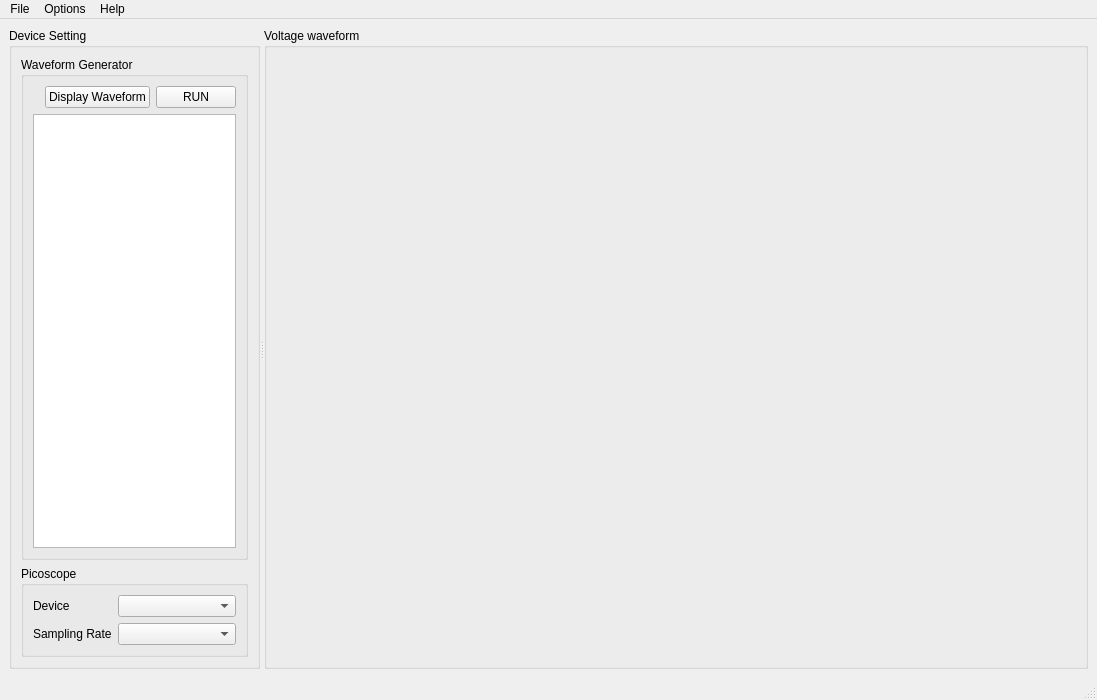
<?xml version="1.0" encoding="UTF-8"?>
<ui version="4.0">
 <class>MainWindow</class>
 <widget class="QMainWindow" name="MainWindow">
  <property name="geometry">
   <rect>
    <x>0</x>
    <y>0</y>
    <width>841</width>
    <height>601</height>
   </rect>
  </property>
  <property name="windowTitle">
   <string>Voltage generation tool</string>
  </property>
  <widget class="QWidget" name="centralwidget">
   <layout class="QHBoxLayout" name="horizontalLayout">
    <item>
     <widget class="QSplitter" name="splitter">
      <property name="sizePolicy">
       <sizepolicy hsizetype="Expanding" vsizetype="Expanding">
        <horstretch>0</horstretch>
        <verstretch>0</verstretch>
       </sizepolicy>
      </property>
      <property name="orientation">
       <enum>Qt::Horizontal</enum>
      </property>
      <widget class="QGroupBox" name="groupBox_WaveformSettings">
       <property name="title">
        <string>Device Setting</string>
       </property>
       <layout class="QVBoxLayout" name="verticalLayout_2">
        <item>
         <layout class="QGridLayout" name="gridLayout_3">
          <item row="0" column="0">
           <widget class="QGroupBox" name="groupBox_waveform">
            <property name="title">
             <string>Waveform Generator</string>
            </property>
            <layout class="QGridLayout" name="gridLayout_2">
             <item row="0" column="0">
              <layout class="QGridLayout" name="gridLayout">
               <item row="0" column="3">
                <widget class="QPushButton" name="pushButton_2">
                 <property name="sizePolicy">
                  <sizepolicy hsizetype="Fixed" vsizetype="Fixed">
                   <horstretch>0</horstretch>
                   <verstretch>0</verstretch>
                  </sizepolicy>
                 </property>
                 <property name="text">
                  <string>RUN</string>
                 </property>
                </widget>
               </item>
               <item row="0" column="2">
                <widget class="QPushButton" name="pushButton">
                 <property name="sizePolicy">
                  <sizepolicy hsizetype="Fixed" vsizetype="Fixed">
                   <horstretch>0</horstretch>
                   <verstretch>0</verstretch>
                  </sizepolicy>
                 </property>
                 <property name="text">
                  <string>Display Waveform</string>
                 </property>
                </widget>
               </item>
               <item row="1" column="0" rowspan="2" colspan="4">
                <widget class="QColumnView" name="columnView"/>
               </item>
              </layout>
             </item>
            </layout>
           </widget>
          </item>
          <item row="1" column="0">
           <widget class="QGroupBox" name="groupBox_picoscope">
            <property name="sizePolicy">
             <sizepolicy hsizetype="Expanding" vsizetype="Fixed">
              <horstretch>0</horstretch>
              <verstretch>0</verstretch>
             </sizepolicy>
            </property>
            <property name="title">
             <string>Picoscope</string>
            </property>
            <layout class="QVBoxLayout" name="verticalLayout">
             <item>
              <layout class="QFormLayout" name="formLayout">
               <item row="0" column="0">
                <widget class="QLabel" name="label">
                 <property name="text">
                  <string>Device</string>
                 </property>
                </widget>
               </item>
               <item row="0" column="1">
                <widget class="QComboBox" name="comboBox"/>
               </item>
               <item row="1" column="0">
                <widget class="QLabel" name="label_2">
                 <property name="text">
                  <string>Sampling Rate</string>
                 </property>
                </widget>
               </item>
               <item row="1" column="1">
                <widget class="QComboBox" name="comboBox_2"/>
               </item>
              </layout>
             </item>
            </layout>
           </widget>
          </item>
         </layout>
        </item>
       </layout>
      </widget>
      <widget class="QGroupBox" name="groupBox_WaveformView">
       <property name="title">
        <string>Voltage waveform</string>
       </property>
       <layout class="QVBoxLayout" name="verticalLayout_3">
        <item>
         <widget class="QCustomPlot" name="plot" native="true">
          <property name="minimumSize">
           <size>
            <width>800</width>
            <height>600</height>
           </size>
          </property>
         </widget>
        </item>
       </layout>
      </widget>
     </widget>
    </item>
   </layout>
  </widget>
  <widget class="QMenuBar" name="menubar">
   <property name="geometry">
    <rect>
     <x>0</x>
     <y>0</y>
     <width>841</width>
     <height>20</height>
    </rect>
   </property>
   <widget class="QMenu" name="menuFile">
    <property name="title">
     <string>File</string>
    </property>
   </widget>
   <widget class="QMenu" name="menuHelp">
    <property name="title">
     <string>Help</string>
    </property>
   </widget>
   <widget class="QMenu" name="menuOptions">
    <property name="title">
     <string>Options</string>
    </property>
   </widget>
   <addaction name="menuFile"/>
   <addaction name="menuOptions"/>
   <addaction name="menuHelp"/>
  </widget>
  <widget class="QStatusBar" name="statusbar"/>
 </widget>
 <customwidgets>
  <customwidget>
   <class>QCustomPlot</class>
   <extends>QWidget</extends>
   <header>../../qcustomplot.h</header>
   <container>1</container>
  </customwidget>
 </customwidgets>
 <resources/>
 <connections/>
</ui>
